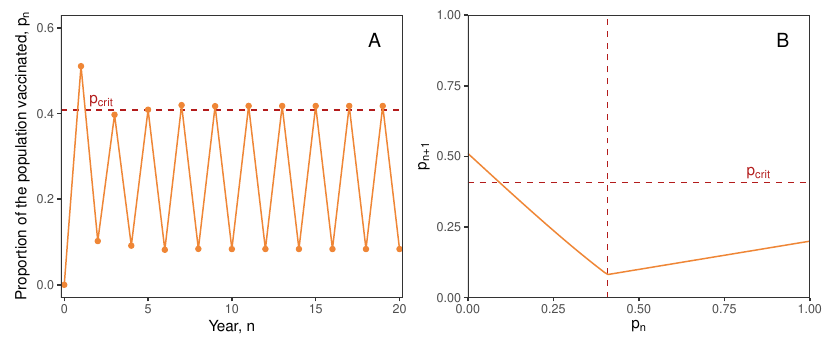

Here is the R script that generated this plot:
source("../model_funs.R")
source("../plot_params.R")

R0 <- 1.4
r <- 0.8
s <- 0.7
p0 <- 0
N <- 20

data <- tibble(
  n = 0:N,
  p_n = iterate_f(R0, r, s, p0, N+1)
)

colour_main <- "#EF8636"
the_pcrit <- pcrit(R0, s)
nudge_pcrit <- 0.02

p1 <- ((ggplot(data,
       aes(x = n, y = p_n))
  + geom_hline(aes(yintercept = the_pcrit),
               linetype = "dashed",
               colour = colour_pcrit)
  + annotate("text", x = 2.2, y = (1+nudge_pcrit)*the_pcrit,
             vjust = 0,
             label = TeX("$p_{crit}$"),
             colour = colour_pcrit)
  + geom_line(colour = colour_main)
  + geom_point(colour = colour_main)
  + scale_x
  + coord_cartesian(ylim = c(0, 0.6))
  + labs(x = "Year, n",
         y = TeX("Proportion of the population vaccinated, $p_n$"))
  )
  %>% panel_label("A",
                  x = 18.9,
                  y = 0.57)
)

data2 <- (tibble(
  p_n = seq(0, 1, step)
  )
  %>% rowwise()
  %>% mutate(`p_(n+1)` = iterate_f(R0, r, s, p_n, N = 2)[2])
)

p2 <- ((ggplot(data2,
              aes(x = p_n, y = `p_(n+1)`))
        + geom_vline(aes(xintercept = the_pcrit),
                     linetype = "dashed",
                     colour = colour_pcrit)
        + geom_hline(aes(yintercept = the_pcrit),
                     linetype = "dashed",
                     colour = colour_pcrit)
        + annotate("text", x = 0.85, y = (1 + 1.5*nudge_pcrit)*the_pcrit,
                   vjust = 0,
                   label = TeX("$p_{crit}$"),
                   colour = colour_pcrit)
  + geom_line(colour = colour_main) 
  + scale_x_continuous(expand = expansion(mult = 0))
  + scale_y_continuous(expand = expansion(mult = 0))
  + coord_cartesian(ylim = c(0, 1))
  + labs(x = TeX("$p_n$"),
         y = TeX("$p_{n+1}$"))
  )
  %>% panel_label("B", 
                  x = 0.94,
                  y = 0.91)
)

p1 + p2

ggsave("fig3.pdf", width = 1.5*fig_width, height = fig_height)
